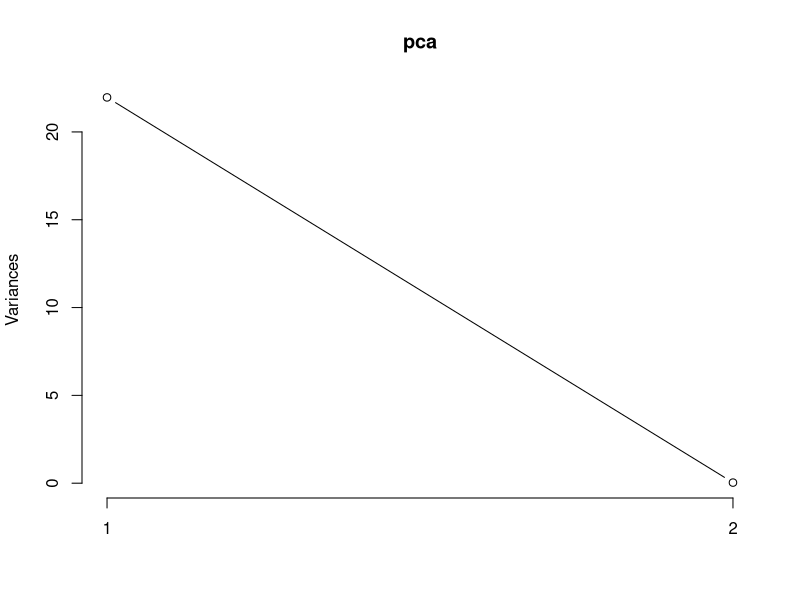
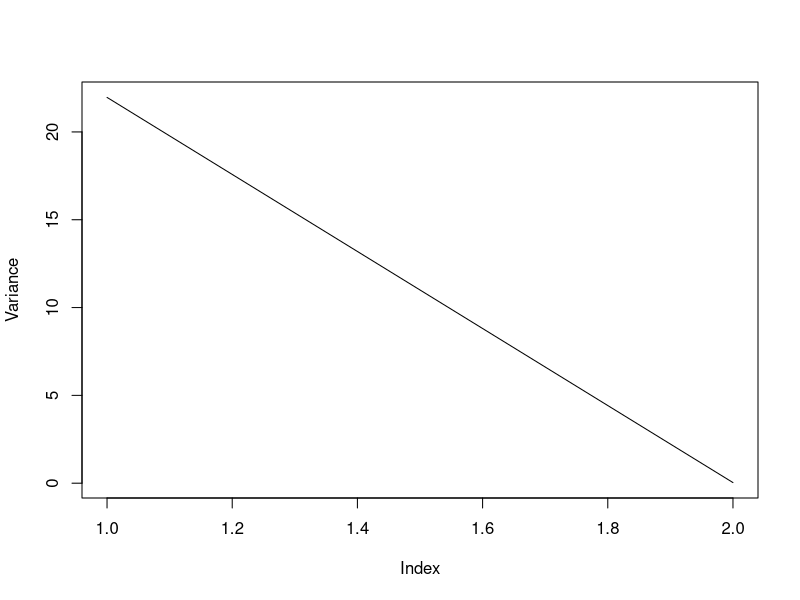
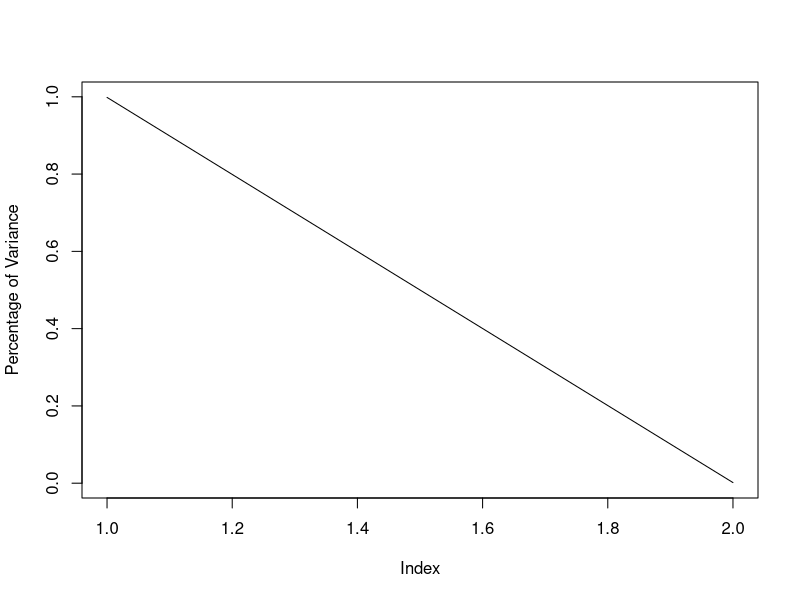

The R script that drew these images, in order: (Note: this script raises an error after producing the figures.)
##As an example, consider two predictor variables:
x1=c(1,4,10)
x2=c(2,3,4)
cor(data.frame(x1,x2))

#We "center" the data manually (a requirement of PCA) meaning that we make the mean of each predictor variable column "ZERO
x1cent=x1-mean(x1)
x2cent=x2-mean(x2)
cor(data.frame(x1cent,x2cent))

y=5+3*x1cent+2*x2cent+rnorm(3)
lm(y~x1cent+x2cent)
# NOTE the large difference between the true coefficients in the model for y,x1, and x2 
# and the coefficient estimates that we end up observing!


data=cbind(x1cent,x2cent)
data
##Suppose we wanted to find the principle components for this data:

pca=prcomp(data) ## BY DEFAULT THE DATA WILL BE "CENTERED" FIRST (ie. the means will be set to zero as we did in x1cent=x1-mean(x1), etc.)

summary(pca) ## The most important thing to look for here is the Proportion of Variance row, 
## which can tell us the best number of Principle Components to use.


##The new data is located in
pca$x ## This is the data for the new predictor variables. You would use some (or all) of the columns here as predictor variables in the model
## PC1 is a column containing data for the first new predictor variable (1st Principle Component.), PC2 is a column containing data for the second new predictor variable (2nd Principle Component.)
cor(pca$x) ## Note that the correlation between the principle components is 0.
## as oppose to:
cor(x1cent,x2cent) ## where the correlation is .9819805


##The coefficients in the linear combination are located in 
pca$rotation ## This tells us how the data in pca$x was generated using the original data x1,x2.

#Note that the linear combinations we obtain are:
#PC1= .9777*x1cent+.2099*x2cent  (READ pca$rotation 'top to bottom' NOT 'left to right')
#PC2= .2099*x1cent-.9777*x2cent

## Had we NOT centered the data first and did it within the prcomp() function then the equations would look like:
#PC1= .9777*(x1-mean(x1))+.2099*(x2-mean(x2))  (READ pca$rotation 'top to bottom' NOT 'left to right')
#PC2= .2099*(x1-mean(x1))-.9777*(x2-mean(x2))


#That is to obtain the values in the first column of the new data "pca$x" (the values of the first principle component): 
.9777*(-4)+.2099*(-1)   # NOTE THAT WE ARE USING THE "CENTERED" x1cent and x2cent.
.9777*(-1)+.2099*(0)
.9777*(5)+.2099*(1)




##Note that the sum of the variances of x1cent and x2cent is equal to the sum of the variances of PC1 and PC2:
var(x1cent)+var(x2cent)
var(pca$x[,1])+var(pca$x[,2])
## This will be true as long as x1 and x2 have been "centered" (their means are 0)


#The variance of the first principle component is however larger than the variance of x1 or x2!
var(pca$x[,1])
var(x1cent)
var(x1)
var(x2cent)
var(x2)

#A screeplot can be generated with:
screeplot(pca,type="lines")
#OR ALTERNATIVELY:
plot(pca$sd^2,type="l",ylab="Variance")
##Note that the first principle component contains MOST of the variation. Thus we can drop the second principle component.


##NOTE that we can generate a screeplot with "percentage of variance" on the y-axis with:
plot(pca$sd^2/sum(pca$sd^2),type="l",ylab="Percentage of Variance")

### Once we decide on the number of principle components to use (in this case 1), we would do the usual thing:
lm(y~pca$x[,1]) 

## IMPORTANT NOTE: If the predictor variables are on different scales, 
## you should carry out the operation (x-mean(x))/sd(x) on all the variables to bring them to the same scale.
## Note that this will also take care of the need of "centering the data".
## THIS IS TO INSURE THAT NO ORIGINAL PREDICTOR VARIABLE HAS TOO MUCH SWAY IN DETERMINING THE PRINCIPLE COMPONENTS.


########################################################################################

### Let's predict Customer Churn using Principle Component Analysis:
# Download and import the ChurnIntro dataset
Churn=ChurnIntro

nums=sapply(Churn,is.numeric) ## identifies numeric columns of Churn dataset
data=Churn[,nums] ## keep only numeric columns.


## Note that we are no longer worried about correlations because Principle Component Analysis will take care of this.
dim(data)## The 8th column of data is our response variable LEAVEnum.

##We can obtain principle components with:
pca=prcomp(data[,-8],scale=TRUE) ## LEAVE out the response variable ### THIS IS VERY IMPORTANT, otherwise (for each observation) you are including information from the response variable in a model to predict the response variable.
plot(pca$sd^2/sum(pca$sd^2),type="l",ylab="Percentage of Variance")

#Note that most of the variability is captured by the three/four principle component!
#We can simply use the model LEAVEnum=\alpha+\beta1*PCA1+\beta2*PCA2+\beta3*PCA3+\beta4*PCA4+\epsilon:

model=lm(data$PROB_OF_STAY~pca$x[,1:4])
model
#######################################



## Let's do n-fold cross validation to see which model does better on a simulated dataset:

x1=sample(-50:50,100,replace=TRUE)
x2=sample(1:100,100,replace=TRUE)
x3=3+2*x1+rnorm(100,sd=20)
eps=rnorm(100,sd=200)
y= 5 + 8*x1 + 6*x2 - 5*x3 + eps

data=data.frame(x1,x2,x3,y)
cor(data[,1:3])
### note that x1 and x3 are highly correlated (by design).


###### model with all original variables (probably will predict the best, but the estimated coefficients in the regression model will be off)
errors=c()
for(i in 1:100){
  mod=lm(y~.,data=data[-i,]  )
  predicted=predict(mod,newdata=data[i,])
  errors=c(errors,data$y[i]-predicted)
}
mean(errors^2) ## MSE for the model using original predictor variables
## model suggested: 
lm(y~.,data=data)
# y= \alpha + \beta1*x1 + \beta2*x2 + \beta3*x3 +\epsilon

###### model with all original variables without  using a pair of correlated variables (ignore x3)
errors=c()
for(i in 1:100){
  mod=lm(y~.,data=data[-i,-3]  )
  predicted=predict(mod,newdata=data[i,-3])
  errors=c(errors,data$y[i]-predicted)
}
mean(errors^2) ## MSE for the model using original predictor variables
## model suggested: 
lm(y~.,data=data[,-3])
# y= \alpha + \beta1*x1 + \beta2*x2 +\epsilon


##### model using principle component analysis:
pca=prcomp(data[,-4])
plot(pca$sd^2/sum(pca$sd^2),type="l",ylab="Percentage of Variance")
## Note that most of the variance is located in the first 2 principle component:
PCdata=data.frame(pca$x,y)

errors=c()
for(i in 1:100){
  mod=lm(y~.,data=PCdata[-i,c(1:2,4)])  ## note that we are grabbing the first and second columns of PCdata (PC1 and PC2) and the last column of PCdata (y)
  predicted=predict(mod,newdata=PCdata[i,c(1:2,4)])
  errors=c(errors,PCdata$y[i]-predicted)
}
mean(errors^2) ## MSE for the model using the first two principle componenets
lm(y~.,data=PCdata[,c(1:2,4)])
# y= \alpha + \beta1*PC1 + \beta2*PC2 +\epsilon

pca$rotation # can be used to figure out the value of PC1 and PC2 given an observations x1, x2, x3 values



